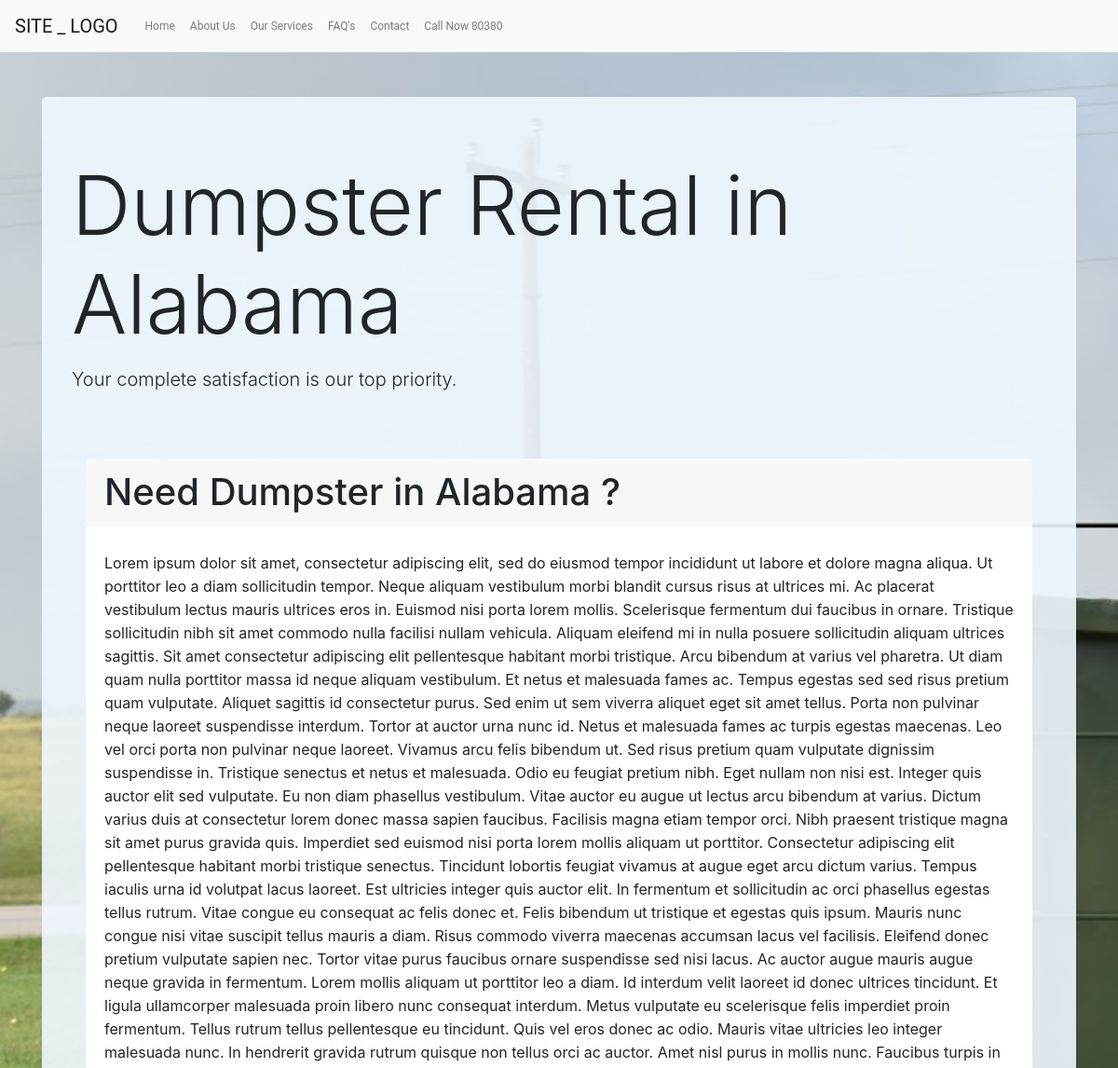
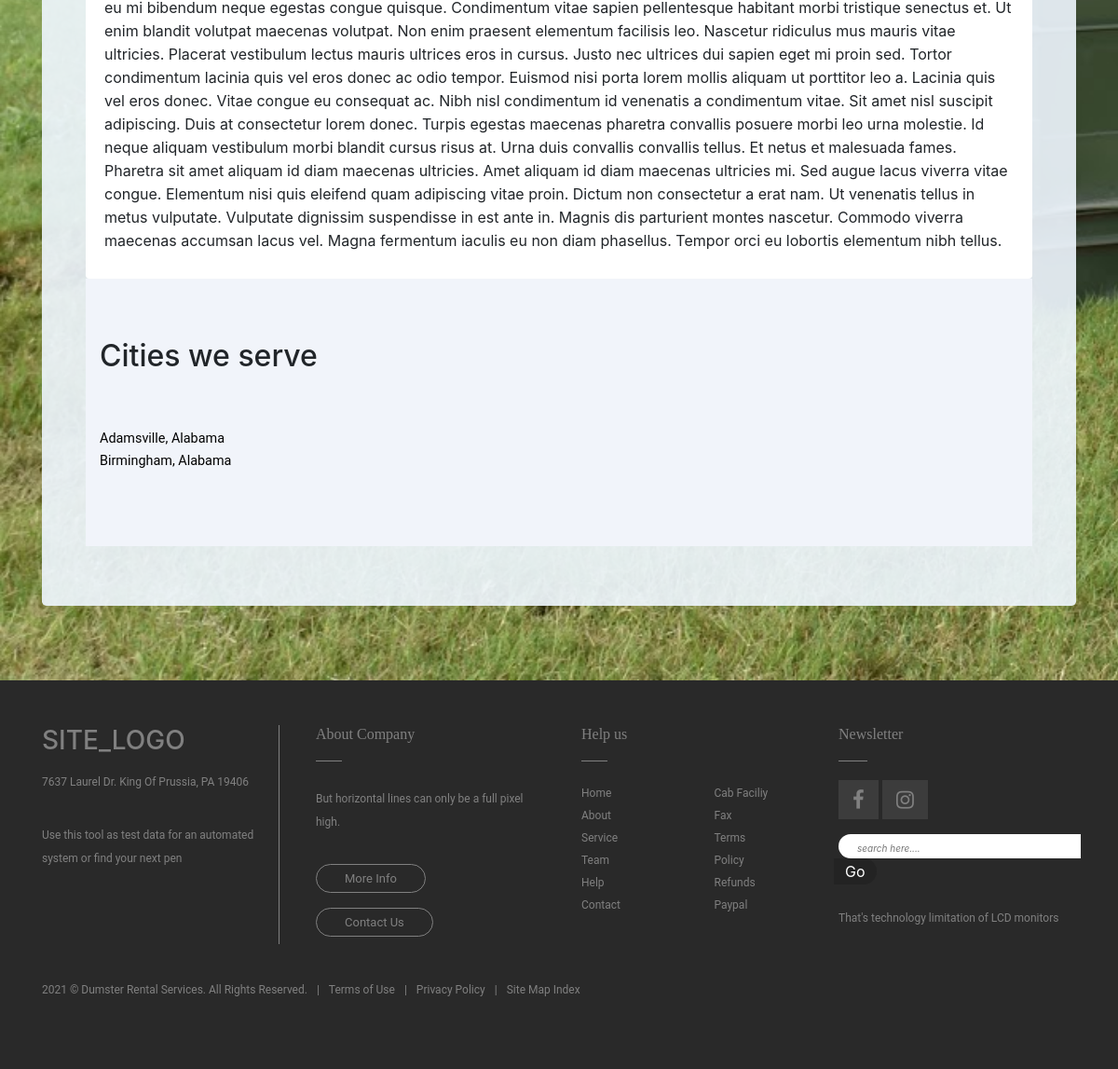
/alabama, run on the app's committed database (2 pictures, top to bottom).
### state/models.py (models this page shows, shortened)
class State(models.Model):
    name        = models.CharField(max_length=100, unique=True)
    abbvr       = models.CharField(max_length=2, unique=True)
    article     = models.TextField(null=False)
    slug   = models.SlugField(null=False, unique=True)
    def __str__(self):
        return self.name

class City(models.Model):
    state_name  = models.ForeignKey('state.State', on_delete=models.CASCADE, related_name='cities')
    city_name   = models.CharField(max_length=50)
    zip         = models.CharField(max_length=10, )
    city_detail = models.TextField(null=False)
    slug   = models.SlugField(null=False, unique=True)
    def get_absolute_url(self):
        return reverse('city_detail', kwargs={'slug': self.slug})

### pages/views.py (the view)
# urls.py: path('<slug:slug>', StateDetailView.as_view(), name='state_detail'),
class StateDetailView(DetailView):
    context_object_name = 'state_detail_city'
    template_name = 'state_detail.html'
    queryset = State.objects.all()
    def get_context_data(self, **kwargs):
        context = super(StateDetailView, self).get_context_data(**kwargs)
        context['states'] = State.objects.all()
        context['cities'] = City.objects.all()
        return context

### templates/state_detail.html
{% extends 'base.html' %}
{% block content %}
<div>
  <div class="container py-5">
    <div class="container jumbotron" id="jumbo">
      <h1 class="display-2">Dumpster Rental in {{ object.name }}</h1>
      <p class="lead">Your complete satisfaction is our top priority.</p>
      <br><br>
      <div class="container">
        <div class="card border-0">
          <h1 class="card-header border-0">Need Dumpster in {{ object.name }} ?</h1>
          <div class="card-body">
            <p class="card-text">{{ object.article }}</p>
          </div>
        </div>
        <section>
          <div class="container row" id="">
            <div class="container ">
              <h2 class="">Cities we serve</h2>
              <br><br>
            </div>
            <div class="container">
              <div class="row">
                <div class="col-md-3 states">
                  <ul class="nomark" style="list-style: none; margin: 0; padding: 0; ">
                    {% for city in object.cities.all  %}
                    <li> <a href="{{ city.get_absolute_url }}"> {{ city.city_name }}, {{ city.state_name }} </a> </li>
                    {% endfor %}
                  </ul>
                </div>
              </div>
            </div>
          </div>
        </section>
      </div>
    </div>
  </div>
</div>
{% endblock content %}

### static/css/base.css (style rules this page uses)
.states { text-decoration: none; color: black; font-family: 'Roboto', sans-serif; }
.states ul li a { text-decoration: none; color: black; font-size: .9em; font-family: 'Roboto', sans-serif; }
#jumbo { background: rgb(200, 248, 255); background: rgba(240, 248, 255, 0.9); }
body { font-family: 'Signika', sans-serif; }
footer p, a { font-size: 12px; font-family: 'Roboto', sans-serif; }
::placeholder { font-size: 10px; padding-left: 10px; font-style: italic; }
section { padding-top: 4rem; padding-bottom: 5rem; background-color: #f1f4fa; }
h2 { margin-top: 0.5rem; margin-bottom: 0.5rem; }
p { padding-top: 0.5rem; padding-bottom: 0.5rem; line-height: 25px; }
body { background: #D9B280; font-family: "Roboto", sans-serif; }

### data on the page
State: name "Alabama", article "Lorem ipsum dolor sit amet, consectetur adipiscing elit, sed do eiusmod tempor incididunt ut labore et dolore magna aliqua. Ut porttitor leo a diam sollicitudin tempor. Neque aliquam vestibulum morbi blandit cursus risus at ultrices mi. Ac placerat vestibulum lectus mauris ultrices eros in. Euismod nisi porta lorem mollis. Scelerisque fermentum dui faucibus in ornare. Tristique sollicitudin nibh sit amet commodo nulla facilisi nullam vehicula. Aliquam eleifend mi in nulla posuere sollicitudin aliquam ultrices sagittis. Sit amet consectetur adipiscing elit pellentesque habitant morbi tristique. Arcu bibendum at varius vel pharetra. Ut diam quam nulla porttitor massa id neque aliquam…"
City: city_name "Adamsville", state_name "Alabama"
City: city_name "Birmingham", state_name "Alabama"
